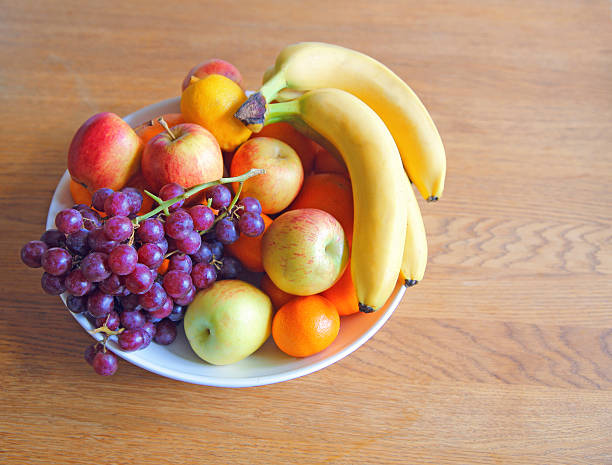
#> input picture Lista_04/frutas.jpg, 612 x 465 px
$ jupyter execute --allow-errors Lista_04_Sillas.ipynb
#> lines starting #> are read from the running program, lines starting #| are printed output that depends on the picture
# Visão Computacional - Lista 4

Aqui serão resolvidas as atividades da terceira lista de Visão Computacional pelo aluno Sillas Rocha da Costa, começaremos realizando alguns imports:

[cell 1]
from matplotlib import pyplot as plt
import sounddevice as sd
import soundfile as sf
from scipy.io.wavfile import write
import matplotlib.pyplot as plt
import numpy as np
import cv2 as cv

# Exercício 1 - Áudio

Lendo o arquivo de áudio

#> (a cell that did not finish here is left out)

Reduzindo para 10 segundos

[cell 3]
seconds = 10
#> (the rest of this cell did not finish here and is left out)

Plotando o resultado

#> (a cell that did not finish here is left out)

# Exercício 2 - Compressão com Fourier

[cell 5]
p = 0.2
#> (the rest of this cell did not finish here and is left out)

O som parece ficar mais abafado e com "menos nitidez" como se houvesse um colchão ou pano cobrindo o microfone na hora da gravação.

# Exercício 3 - Convolução em sinais de áudio com Fourier

a) Filtro com convolução:

[cell 6]
# [22 lines left out: functions eco_normal, eco_convolve, not called in this run]

#> (a cell that did not finish here is left out)

b) Reverb:

[cell 8]
# [17 lines left out: function reverb_convolve, not called in this run]

#> (a cell that did not finish here is left out)

# 4 - Compressão com Fourier e frequências altas com Fourier

[cell 10]
frutas = cv.imread("./frutas.jpg")
#> frutas is the input picture: shape (465, 612, 3); mean B, G, R 113.7, 144.3, 187.1
frutas = frutas[:,:,::-1]

plt.imshow(frutas)

[cell 11]
def para_p_e_b(img:np.ndarray) -> np.ndarray:

    p_e_b = np.mean(img, axis=2)
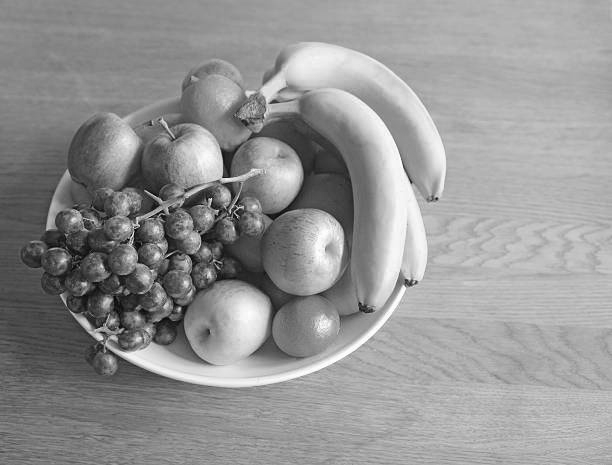
#> p_e_b: shape (465, 612) float64; min 4, max 254.7, mean 148.4

    for i in range(3):
        img[:,:,i] = p_e_b

    return img

frutas_pb = para_p_e_b(frutas)
plt.imshow(frutas_pb)

[cell 12]
def compressao_fourier(img:np.ndarray, p:float, passa_alta:bool=False) -> np.ndarray:
#> called with p = 0.15, passa_alta = False
    lins, cols = img.shape[:2]
#> lins = 465; cols = 612

    lin_center = int(lins/2)
#> lin_center = 232
    col_center = int(cols/2)
#> col_center = 306

    lins_range = int((p * lins) / 2)
#> lins_range = 34
    cols_range = int((p * cols) / 2)
#> cols_range = 45

    img_fourier = np.fft.fft2(img[:,:,0])
    img_fourier_shifted = np.fft.fftshift(img_fourier)

    amostragem = np.zeros((lins, cols))

    amostragem[lin_center - lins_range:lin_center + lins_range,col_center - cols_range:col_center + cols_range] = 1
    if passa_alta:
        amostragem -= 1

    img_fourier_shifted = img_fourier_shifted * amostragem

    img_fourier_unshifted = np.fft.ifftshift(img_fourier_shifted)

    img_copy = np.zeros_like(img)

    for i in range(3):
        img_copy[:,:,i] = np.abs(np.fft.ifft2(img_fourier_unshifted))
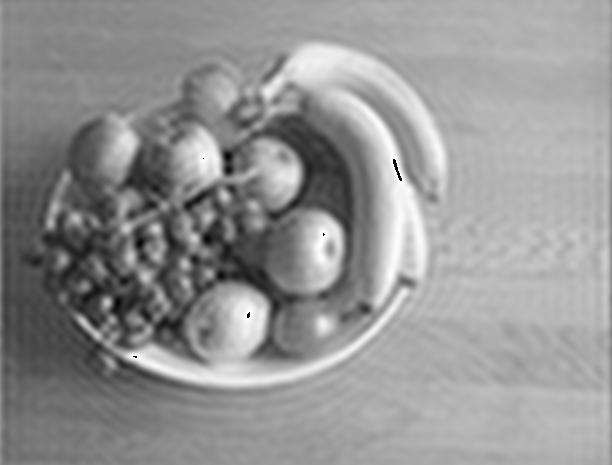
#> img_copy: shape (465, 612, 3); min 0, max 255, mean 147.5

    if np.max(img_copy) > 255:
        img_copy = np.clip(img_copy, 0, 255)

    return img_copy

[cell 13]
frutas_comprimida_b = compressao_fourier(frutas, 0.15)
plt.imshow(frutas_comprimida_b)
plt.show()

A qualidade da imagem é perdida e podem aparecer borrões na imagem

[cell 14]
frutas_comprimida_a = compressao_fourier(frutas, 0.01, True)
#> call 2 of compressao_fourier, with p = 0.01, passa_alta = True
#> after the loop in compressao_fourier (call 2), `for i in range(3):`:
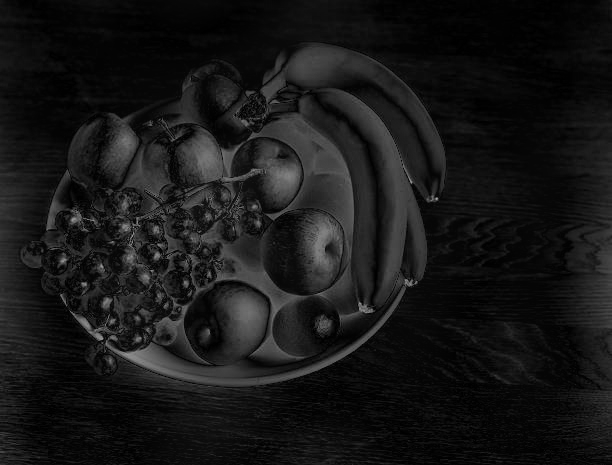
#> img_copy: shape (465, 612, 3); min 0, max 168, mean 22.9
